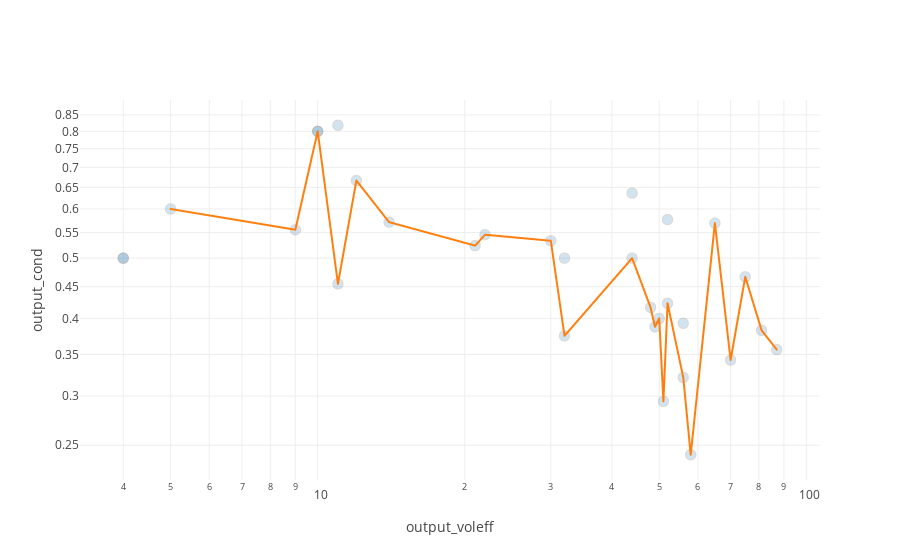
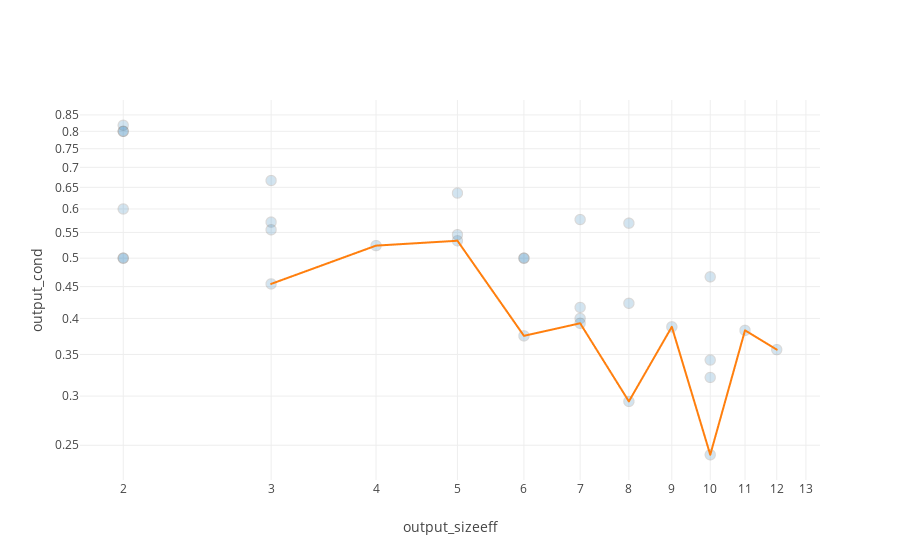
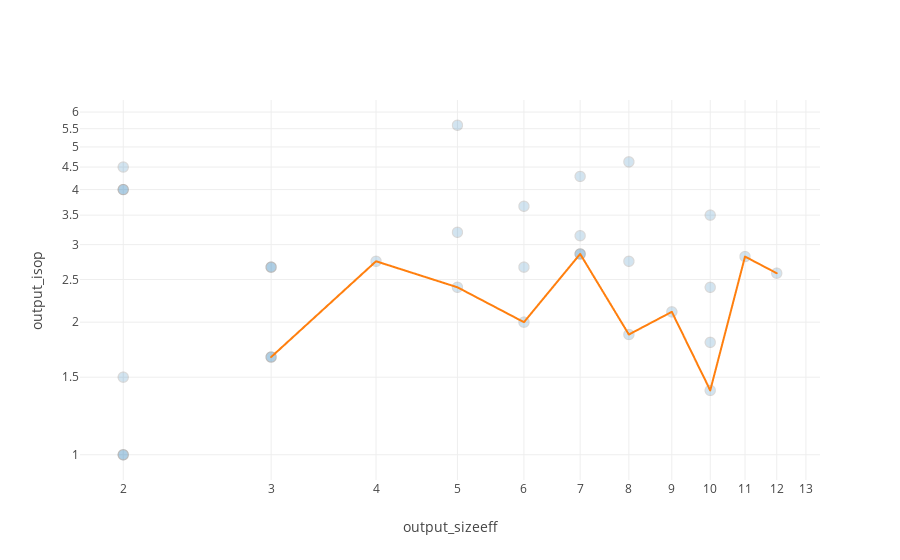

Notebook source saved alongside these figures, in order:
### Code cell
ncp_plots = NCPPlots(ncp_instance)
fig1 = ncp_plots.cond_by_vol_itrv(alpha=0.2)
fig2 = ncp_plots.cond_by_size_itrv(alpha=0.2)
fig3 = ncp_plots.isop_by_size_itrv(alpha=0.2)

### Figure 1 — Plotly figure (JSON) as saved in the notebook; plotly's stock layout.template omitted (floating-point values rounded to 4 significant figures)
{"data": [{"marker": {"line": {"width": 1}, "opacity": 0.2, "size": 10}, "mode": "markers", "name": "Points", "text": ["index: 28", "index: 2", "index: 17", "index: 19", "index: 29", "index: 8", "index: 3", "index: 1", "index: 24", "index: 15", "index: 23", "index: 6", "index: 14", "index: 10", "index: 11", "index: 22", "index: 25", "index: 7", "index: 30", "index: 5", "index: 13", "index: 9", "index: 21", "index: 27", "index: 0", "index: 26", "index: 18", "index: 4", "index: 12", "index: 20", "index: 16"], "type": "scattergl", "x": [87, 75, 5, 12, 11, 48, 51, 11, 52, 32, 44, 56, 70, 4, 14, 32, 81, 4, 52, 49, 65, 10, 58, 22, 9, 21, 10, 56, 44, 50, 30], "y": [0.3563, 0.4667, 0.6, 0.6667, 0.8182, 0.4167, 0.2941, 0.4545, 0.4231, 0.5, 0.6364, 0.3214, 0.3429, 0.5, 0.5714, 0.375, 0.3827, 0.5, 0.5769, 0.3878, 0.5692, 0.8, 0.2414, 0.5455, 0.5556, 0.5238, 0.8, 0.3929, 0.5, 0.4, 0.5333]}, {"mode": "lines", "name": "Line", "text": ["index: 17", "index: 0", "index: 9", "index: 1", "index: 19", "index: 11", "index: 26", "index: 27", "index: 16", "index: 22", "index: 12", "index: 8", "index: 5", "index: 20", "index: 3", "index: 24", "index: 6", "index: 21", "index: 13", "index: 14", "index: 2", "index: 25", "index: 28"], "type": "scattergl", "x": [5, 9, 10, 11, 12, 14, 21, 22, 30, 32, 44, 48, 49, 50, 51, 52, 56, 58, 65, 70, 75, 81, 87], "y": [0.6, 0.5556, 0.8, 0.4545, 0.6667, 0.5714, 0.5238, 0.5455, 0.5333, 0.375, 0.5, 0.4167, 0.3878, 0.4, 0.2941, 0.4231, 0.3214, 0.2414, 0.5692, 0.3429, 0.4667, 0.3827, 0.3563]}], "layout": {"showlegend": false, "xaxis": {"autorange": true, "title": "output_voleff", "type": "log"}, "yaxis": {"autorange": true, "title": "output_cond", "type": "log"}}}

### Figure 2 — Plotly figure (JSON) as saved in the notebook; plotly's stock layout.template omitted (floating-point values rounded to 4 significant figures)
{"data": [{"marker": {"line": {"width": 1}, "opacity": 0.2, "size": 10}, "mode": "markers", "name": "Points", "text": ["index: 10", "index: 24", "index: 16", "index: 2", "index: 5", "index: 12", "index: 9", "index: 22", "index: 1", "index: 13", "index: 11", "index: 29", "index: 30", "index: 23", "index: 28", "index: 0", "index: 6", "index: 21", "index: 19", "index: 15", "index: 20", "index: 27", "index: 17", "index: 4", "index: 3", "index: 26", "index: 8", "index: 7", "index: 14", "index: 18", "index: 25"], "type": "scattergl", "x": [2, 8, 5, 10, 9, 6, 2, 6, 3, 8, 3, 2, 7, 5, 12, 3, 10, 10, 3, 6, 7, 5, 2, 7, 8, 4, 7, 2, 10, 2, 11], "y": [0.5, 0.4231, 0.5333, 0.4667, 0.3878, 0.5, 0.8, 0.375, 0.4545, 0.5692, 0.5714, 0.8182, 0.5769, 0.6364, 0.3563, 0.5556, 0.3214, 0.2414, 0.6667, 0.5, 0.4, 0.5455, 0.6, 0.3929, 0.2941, 0.5238, 0.4167, 0.5, 0.3429, 0.8, 0.3827]}, {"mode": "lines", "name": "Line", "text": ["index: 1", "index: 26", "index: 16", "index: 22", "index: 4", "index: 3", "index: 5", "index: 21", "index: 25", "index: 28"], "type": "scattergl", "x": [3, 4, 5, 6, 7, 8, 9, 10, 11, 12], "y": [0.4545, 0.5238, 0.5333, 0.375, 0.3929, 0.2941, 0.3878, 0.2414, 0.3827, 0.3563]}], "layout": {"showlegend": false, "xaxis": {"autorange": true, "title": "output_sizeeff", "type": "log"}, "yaxis": {"autorange": true, "title": "output_cond", "type": "log"}}}

### Figure 3 — Plotly figure (JSON) as saved in the notebook; plotly's stock layout.template omitted (floating-point values rounded to 4 significant figures)
{"data": [{"marker": {"line": {"width": 1}, "opacity": 0.2, "size": 10}, "mode": "markers", "name": "Points", "text": ["index: 22", "index: 21", "index: 9", "index: 16", "index: 4", "index: 26", "index: 6", "index: 0", "index: 7", "index: 25", "index: 2", "index: 5", "index: 24", "index: 11", "index: 10", "index: 18", "index: 3", "index: 1", "index: 8", "index: 12", "index: 14", "index: 28", "index: 23", "index: 29", "index: 13", "index: 17", "index: 19", "index: 30", "index: 27", "index: 20", "index: 15"], "type": "scattergl", "x": [6, 10, 2, 5, 7, 4, 10, 3, 2, 11, 10, 9, 8, 3, 2, 2, 8, 3, 7, 6, 10, 12, 5, 2, 8, 2, 3, 7, 5, 7, 6], "y": [2, 1.4, 4, 3.2, 3.143, 2.75, 1.8, 1.667, 1, 2.818, 3.5, 2.111, 2.75, 2.667, 1, 4, 1.875, 1.667, 2.857, 3.667, 2.4, 2.583, 5.6, 4.5, 4.625, 1.5, 2.667, 4.286, 2.4, 2.857, 2.667]}, {"mode": "lines", "name": "Line", "text": ["index: 0", "index: 26", "index: 27", "index: 22", "index: 8", "index: 3", "index: 5", "index: 21", "index: 25", "index: 28"], "type": "scattergl", "x": [3, 4, 5, 6, 7, 8, 9, 10, 11, 12], "y": [1.667, 2.75, 2.4, 2, 2.857, 1.875, 2.111, 1.4, 2.818, 2.583]}], "layout": {"showlegend": false, "xaxis": {"autorange": true, "title": "output_sizeeff", "type": "log"}, "yaxis": {"autorange": true, "title": "output_isop", "type": "log"}}}
